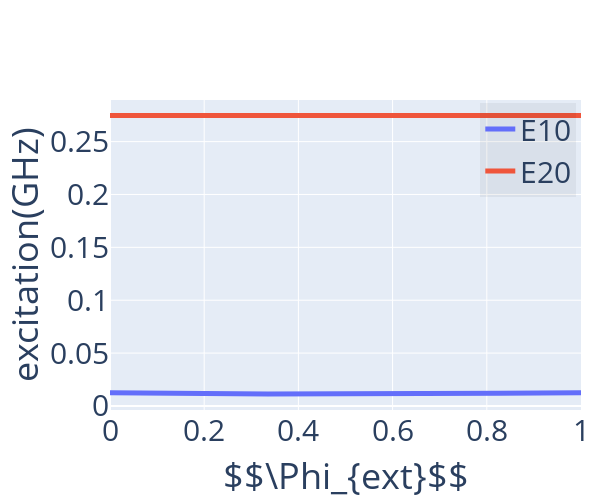

Notebook code cell kept with this figure:
### Code cell
# 24 ZeroThird.iloc[24]
plotCompare(flux_range,{'E10':I-G,'E20':II-G},
            x_label=r'$$\Phi_{ext}$$',y_label='excitation(GHz)',size=(500,600))

### Figure 1 — Plotly figure (JSON) as saved in the notebook; plotly's stock layout.template omitted (floating-point values rounded to 4 significant figures; data arrays with more than 128 entries replaced by an {"elided": "..."} marker saying what was removed)
{"data": [{"line": {"width": 5}, "name": "E10", "type": "scatter", "x": {"elided": "1001 float values"}, "y": {"elided": "1001 float values"}}, {"line": {"width": 5}, "name": "E20", "type": "scatter", "x": {"elided": "1001 float values"}, "y": {"elided": "1001 float values"}}], "layout": {"font": {"size": 30}, "height": 500, "legend": {"bgcolor": "rgba(0,0,0,.05)", "x": 0.99, "xanchor": "right", "y": 0.99, "yanchor": "top"}, "margin": {"r": 10, "t": 100}, "showlegend": true, "width": 600, "xaxis": {"title": {"text": "$$\\Phi_{ext}$$"}}, "yaxis": {"title": {"text": "excitation(GHz)"}}}}
